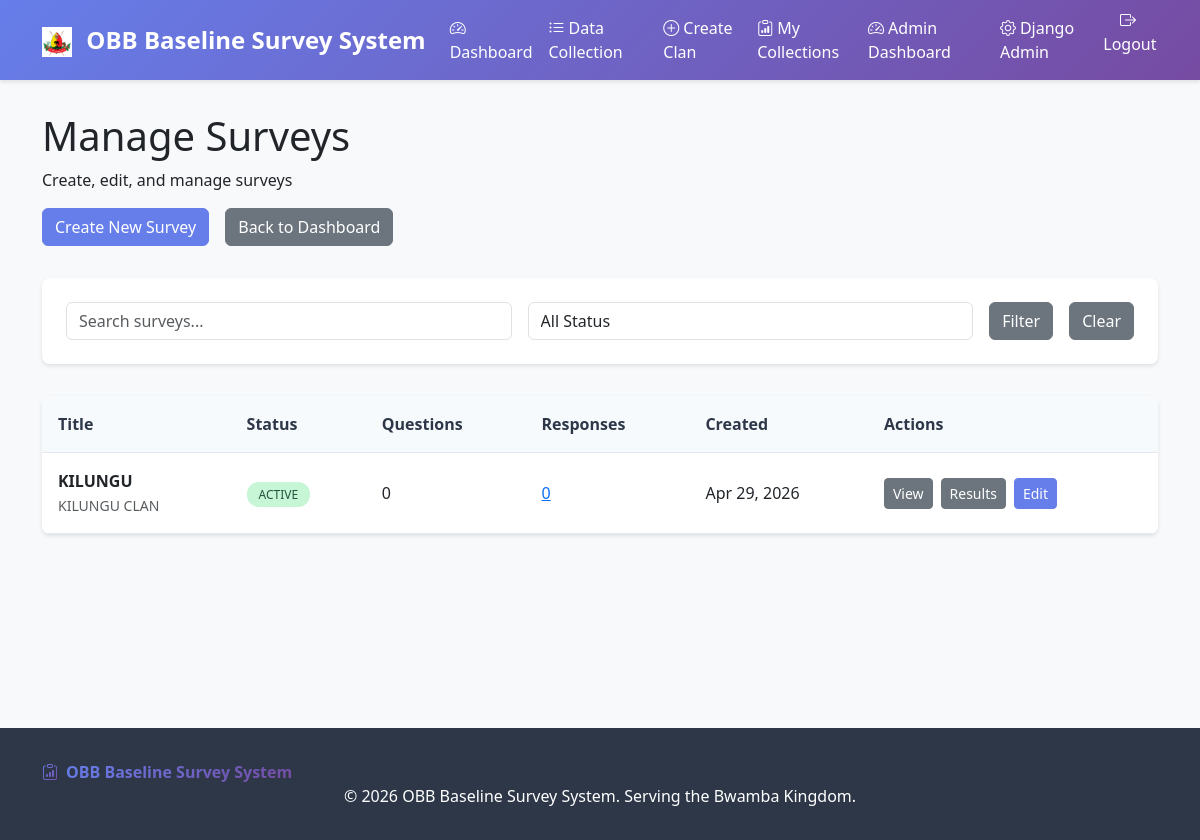
The page /admin-dashboard/surveys/ (signed in) on the database its author committed.
### surveys/models.py (models this page shows, shortened)
class Survey(models.Model):
    title = models.CharField(max_length=200)
    description = models.TextField(blank=True)
    created_at = models.DateTimeField(default=timezone.now)
    updated_at = models.DateTimeField(auto_now=True)
    is_active = models.BooleanField(default=True)
    allow_anonymous = models.BooleanField(default=True)
    created_by = models.ForeignKey(User, on_delete=models.CASCADE, related_name='surveys_created', null=True, blank=True)
    is_clan = models.BooleanField(default=False, help_text="Mark this survey as a clan for the Bwamba Kingdom")
    class Meta:
        ordering = ['-created_at']

### surveys/views.py (the view)
# urls.py: path('surveys/', views.admin_surveys, name='surveys'),
@login_required
@user_passes_test(is_admin)
def admin_surveys(request):
    surveys = Survey.objects.all().order_by('-created_at')
    search = request.GET.get('search', '')
    if search:
        surveys = surveys.filter(
            Q(title__icontains=search) |
            Q(description__icontains=search)
        )
    status = request.GET.get('status', '')
    if status == 'active':
        surveys = surveys.filter(is_active=True)
    elif status == 'inactive':
        surveys = surveys.filter(is_active=False)
    paginator = Paginator(surveys, 20)
    page_number = request.GET.get('page')
    page_obj = paginator.get_page(page_number)
    return render(request, 'surveys/admin/surveys.html', {
        'page_obj': page_obj,
        'search': search,
        'status': status,
    })

### surveys/views.py (called while the page is built)
def is_admin(user):
    return user.is_staff

### surveys/templates/surveys/admin/surveys.html (shortened to what this page needs)
{% extends "surveys/base.html" %}
{% block content %}
<div class="dashboard-header">
    <h1>Manage Surveys</h1>
    <p>Create, edit, and manage surveys</p>
</div>
<div class="admin-actions">
    <a href="/admin/surveys/survey/add/" class="btn btn-primary">Create New Survey</a>
    <a href="{% url 'admin_dash:dashboard' %}" class="btn btn-secondary">Back to Dashboard</a>
</div>
<div class="filters-section">
    <form method="get" class="filter-form">
        <div class="filter-group">
            <input type="text" name="search" placeholder="Search surveys..." value="{{ search }}" class="form-control">
        </div>
        <div class="filter-group">
            <select name="status" class="form-control">
                <option value="">All Status</option>
            </select>
        </div>
        <button type="submit" class="btn btn-secondary">Filter</button>
        <a href="?" class="btn btn-secondary">Clear</a>
    </form>
</div>
<div class="surveys-table-container">
    <table class="admin-table">
        <thead>
            <tr>
                <th>Title</th>
                <th>Status</th>
                <th>Questions</th>
                <th>Responses</th>
                <th>Created</th>
                <th>Actions</th>
            </tr>
        </thead>
        <tbody>
            {% for survey in page_obj %}
                <tr>
                    <td>
                        <strong>{{ survey.title }}</strong>
                        {% if survey.description %}
                            <br><small class="text-muted">{{ survey.description|truncatewords:15 }}</small>
                        {% endif %}
                    </td>
                    <td>
                        {% if survey.is_active %}
                            <span class="status-badge status-active">Active</span>
                        {% else %}
                            <span class="status-badge status-inactive">Inactive</span>
                        {% endif %}
                    </td>
                    <td>{{ survey.questions.count }}</td>
                    <td>
                        <a href="{% url 'admin_dash:responses' %}?survey={{ survey.id }}">{{ survey.responses.count }}</a>
                    </td>
                    <td>{{ survey.created_at|date:"M d, Y" }}</td>
                    <td>
                        <div class="action-buttons">
                            <a href="{% url 'surveys:survey_detail' survey.id %}" class="btn btn-sm btn-secondary">View</a>
                            <a href="{% url 'surveys:survey_results' survey.id %}" class="btn btn-sm btn-secondary">Results</a>
                            <a href="/admin/surveys/survey/{{ survey.id }}/change/" class="btn btn-sm btn-primary">Edit</a>
                        </div>
                    </td>
                </tr>
            {% endfor %}
        </tbody>
    </table>
</div>
{% endblock %}

### surveys/templates/surveys/base.html (style rules this page uses)
:root { --primary-gradient: linear-gradient(135deg, #667eea 0%, #764ba2 100%); --primary-color: #667eea; --secondary-color: #6c757d; }
body { background-color: #f8f9fa; }
.btn-primary { background: var(--primary-color); border-color: var(--primary-color); }

### surveys/templates/surveys/admin/surveys.html (style rules this page uses)
.admin-actions { display: flex; gap: 1rem; margin-bottom: 2rem; }
.filters-section { background: white; padding: 1.5rem; border-radius: 8px; box-shadow: 0 2px 4px rgba(0, 0, 0, 0.1); margin-bottom: 2rem; }
.filter-form { display: flex; gap: 1rem; align-items: center; flex-wrap: wrap; }
.filter-group { flex: 1; min-width: 200px; }
.surveys-table-container { background: white; border-radius: 8px; box-shadow: 0 2px 4px rgba(0, 0, 0, 0.1); overflow: hidden; }
.admin-table { width: 100%; border-collapse: collapse; }
.admin-table th, .admin-table td { padding: 1rem; text-align: left; border-bottom: 1px solid #e2e8f0; }
.admin-table th { background: #f7fafc; font-weight: 600; color: #2d3748; }
.status-badge { padding: 0.25rem 0.75rem; border-radius: 12px; font-size: 0.75rem; font-weight: 500; text-transform: uppercase; }
.status-active { background: #c6f6d5; color: #22543d; }
.action-buttons { display: flex; gap: 0.5rem; flex-wrap: wrap; }
.btn-sm { padding: 0.25rem 0.5rem; font-size: 0.875rem; }
.text-muted { color: #718096; }

### rows shown on the page
Survey: title "KILUNGU", description "KILUNGU CLAN", is_active "ACTIVE", questions.count "0", responses.count "0", created_at "Apr 29, 2026"
